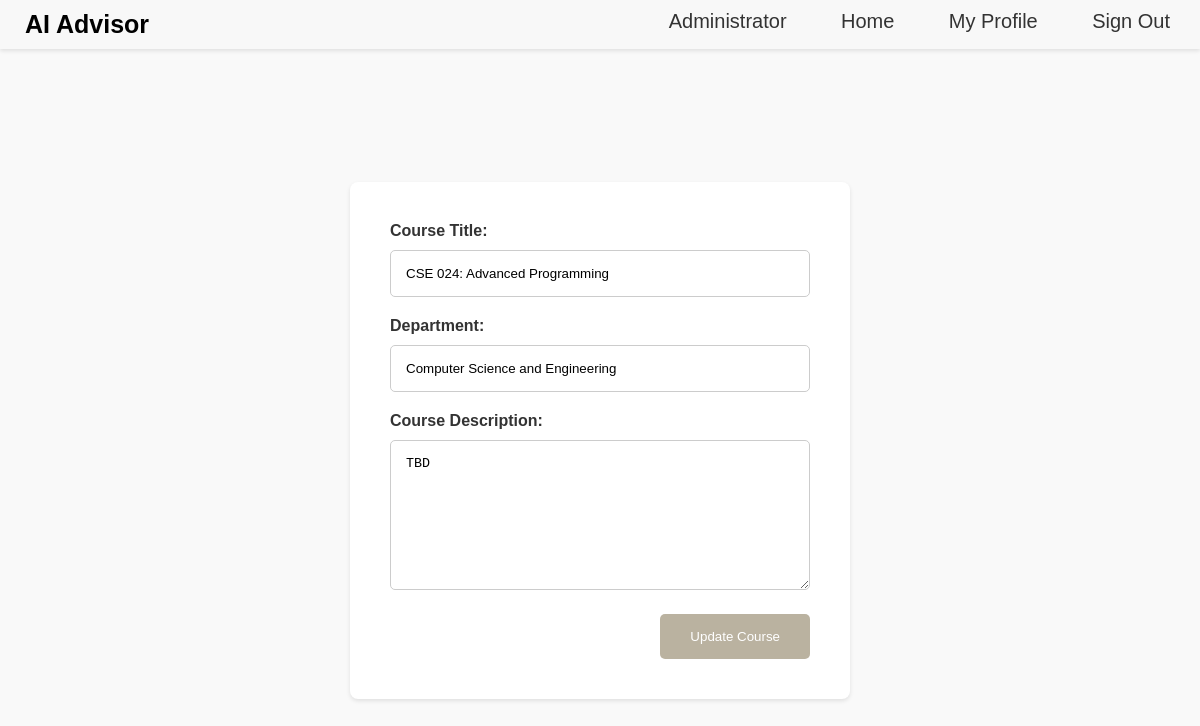
Page /edit_course/27 on the earlier database version.
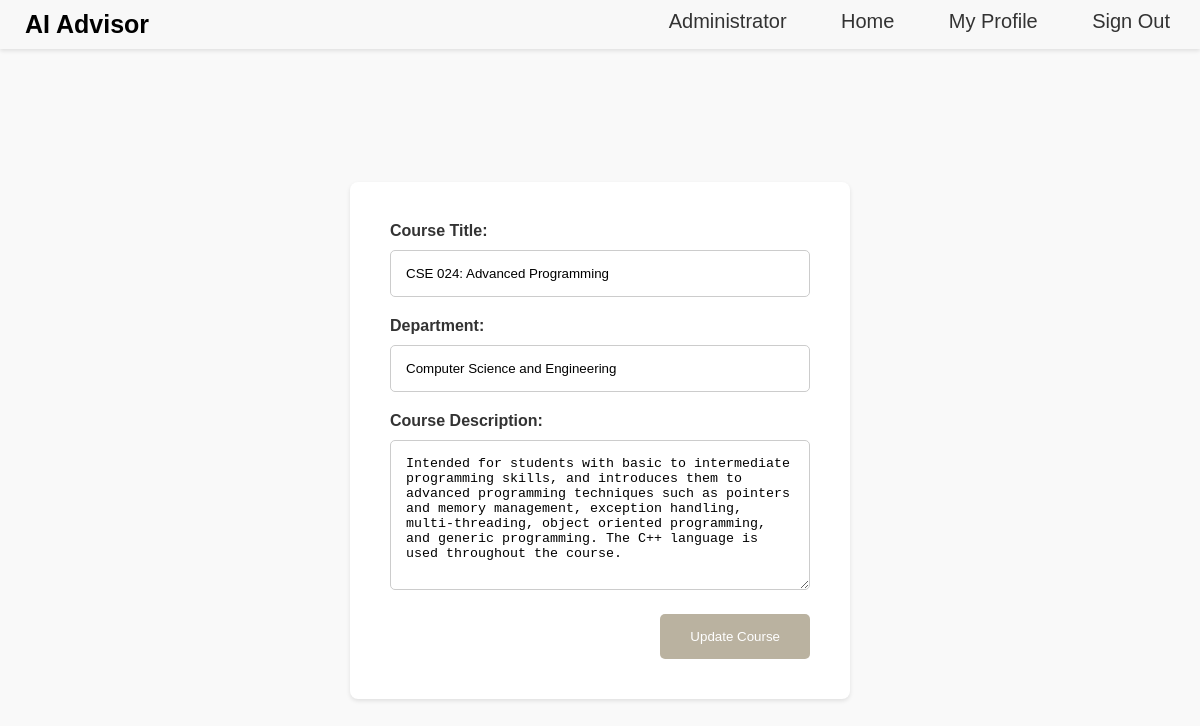
Same page on the later database version.
### app/models/model.py (models this page shows, shortened)
class Course(db.Model):
    courseID = db.Column(db.Integer, primary_key=True)
    title = db.Column(db.String(255), nullable=False)
    description = db.Column(db.Text, nullable=False)
    department = db.Column(db.String(255), nullable=False)
    created = db.Column(db.DateTime, default=datetime.utcnow)
    updated = db.Column(db.DateTime, default=datetime.utcnow, onupdate=datetime.utcnow)

### app/routes/view.py (the view)
@view_blueprint.route('/edit_course/<int:course_id>')
def edit_course(course_id):
    course = Course.query.get_or_404(course_id)
    return render_template('edit_course.html', course=course)

### app/templates/edit_course.html (shortened to what this page needs)
{% extends 'base.html' %} {% block styleLogin %}
<link
  rel="stylesheet"
  href="{{ url_for('static', filename='css/styleEditCourse.css') }}"
/>
<link
  rel="stylesheet"
  href="https://cdnjs.cloudflare.com/ajax/libs/font-awesome/5.15.1/css/all.min.css"
/>
{% endblock %} {% block content %}
<div class="edit-course-container">
  <form
    action="/update_course/{{ course.courseID }}"
    method="post"
    class="edit-course-form"
  >
    <div class="form-field">
      <label for="title">Course Title:</label>
      <input type="text" id="title" name="title" value="{{ course.title }}" />
    </div>
    <div class="form-field">
      <label for="department">Department:</label>
      <input
        type="text"
        id="department"
        name="department"
        value="{{ course.department }}"
      />
    </div>
    <div class="form-field">
      <label for="description">Course Description:</label>
      <textarea id="description" name="description">
{{ course.description }}</textarea
      >
    </div>
    <div class="button-container">
        <button type="button" onclick="updateCourse('{{ course.courseID }}')">Update Course</button>
    </div>
    </div>
{% endblock %}

Differences in the rows shown:
changed Course "CSE 024: Advanced Programming": description "TBD" → "Intended for students with basic to intermediate programming skills, and introduces them to advanced programming techniques such as pointers and memory management, exception handling, multi-threading, object oriented programming, and generic programming. The C++ language is used throughout the course."
